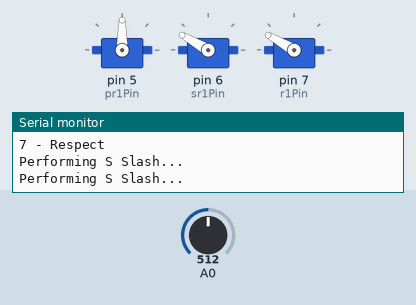
A sketch run on a simulated Arduino Uno, built with avr-gcc and run on an emulated ATmega328P. On the bench: 3 × servo, the last lines printed to the serial monitor. The test bench sets the inputs (shaded band); at power-on: A0 = 512. Random numbers use the default seed unless the sketch sets one.

Above: at 3.1 s.
3.2 s: A0 set to 306
At 3.45 s:
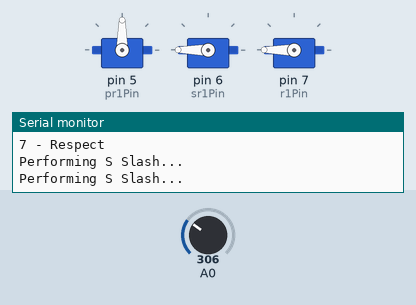
At 5.3 s:
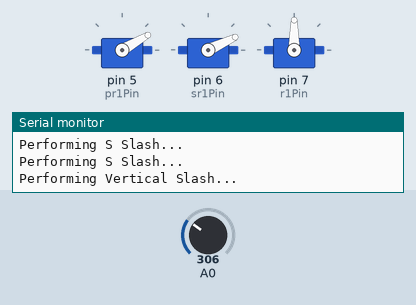
7.3 s: A0 set to 511
10.8 s: A0 set to 0
At 12.03 s:
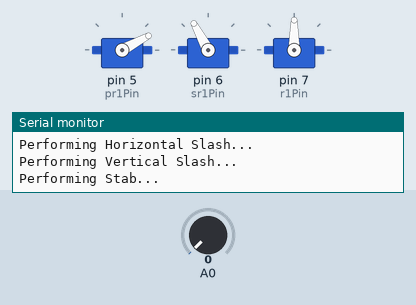
14.3 s: A0 set to 1023
20.7 s: A0 set to 716
24.2 s: A0 set to 900
At 27.19 s:
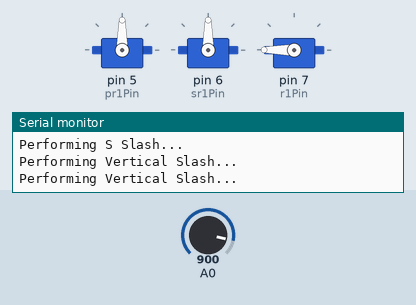
Timing chart, 0 to 28.7 s (numbered marks = the images above; inputs shaded):
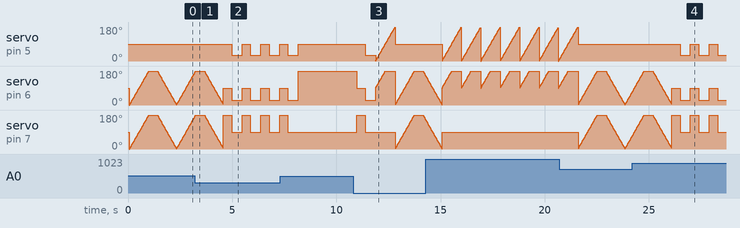

The sketch:

katana_frandom_ighting_robotic_arms.ino
```cpp
#include <Servo.h>

Servo pr1;
Servo sr1;
Servo r1;

int pr1Pin = 5;
int sr1Pin = 6;
int r1Pin = 7;

void respect(){
  r1.write(0);
  delay(1000 / 4);
  pr1.write(120);

  delay(2000 / 4);

  pr1.write(30);
  delay(1000 / 4);
  r1.write(90);
  delay(1000 / 4);
  pr1.write(30);

  delay(2000);
}

void idle(int ms){
  int idle_pr1 = 30;
  int idle_sr1 = 25;
  int idle_r1 = 90;

  pr1.write(idle_pr1);
  sr1.write(idle_sr1);
  r1.write(idle_r1);
  delay(ms);
}

void verticalslash(){
  sr1.write(90);
  pr1.write(90);
  r1.write(180);
  delay(400);
  r1.write(0);
  idle(2000 / 4);
}

void horislash(){
  r1.write(90);
  pr1.write(90);
  sr1.write(180);
  delay(400);
  sr1.write(0);
}

void sslash(){
  r1.write(90);
  pr1.write(90);
  for (int i = 0; i <= 180; i++){
    sr1.write(i);
    r1.write(i);
    delay(5);
  }
  delay(400);
  for (int i = 180; i >= 2; i--){
    sr1.write(i);
    r1.write(i);
    delay(5);
  }
}

void stab(){
  r1.write(90);
  pr1.write(0);
  sr1.write(90);
  for (int i = 0; i <= 180; i++){
    pr1.write(i);
    sr1.write(90 + i);
    delay(5);
  }
}

void protect(){
  pr1.write(0);
  sr1.write(90);
  r1.write(180);
  delay(3000 / 4);
}

void lowslash(){
  r1.write(90);
  pr1.write(120);
  sr1.write(180);
  delay(400);
  r1.write(180);
  delay(400);
  r1.write(90);
}

void setup() {
  pr1.attach(pr1Pin);
  sr1.attach(sr1Pin);
  r1.attach(r1Pin);

  Serial.begin(9600);

  Serial.println("1 - Vertical Slash");
  Serial.println("2 - Horizontal Slash");
  Serial.println("3 - S Slash");
  Serial.println("4 - Stab");
  Serial.println("5 - Protect");
  Serial.println("6 - Low Slash");
  Serial.println("7 - Respect");
}

void loop() {
    randomSeed(analogRead(0));
    long choice = random(1, 7);

    switch (choice) {
      case 1:
        Serial.println("Performing Vertical Slash...");
        verticalslash();
        break;
      case 2:
        Serial.println("Performing Horizontal Slash...");
        horislash();
        break;
      case 3:
        Serial.println("Performing S Slash...");
        sslash();
        break;
      case 4:
        Serial.println("Performing Stab...");
        stab();
        break;
      case 5:
        Serial.println("Performing Protect...");
        protect();
        break;
      case 6:
        Serial.println("Performing Low Slash...");
        lowslash();
        break;
      case 7:
        Serial.println("Performing Respect...");
        respect();
        break;
    }
}
```

Measured:
- after the input at 3.2 s, servo on pin 5 (pr1Pin): alternates 90° for 0.40 s and 30° for 0.50 s, starting after 1.8 s
- after the input at 24.2 s, servo on pin 5 (pr1Pin): alternates 90° for 0.40 s and 30° for 0.50 s, starting after 2.3 s
